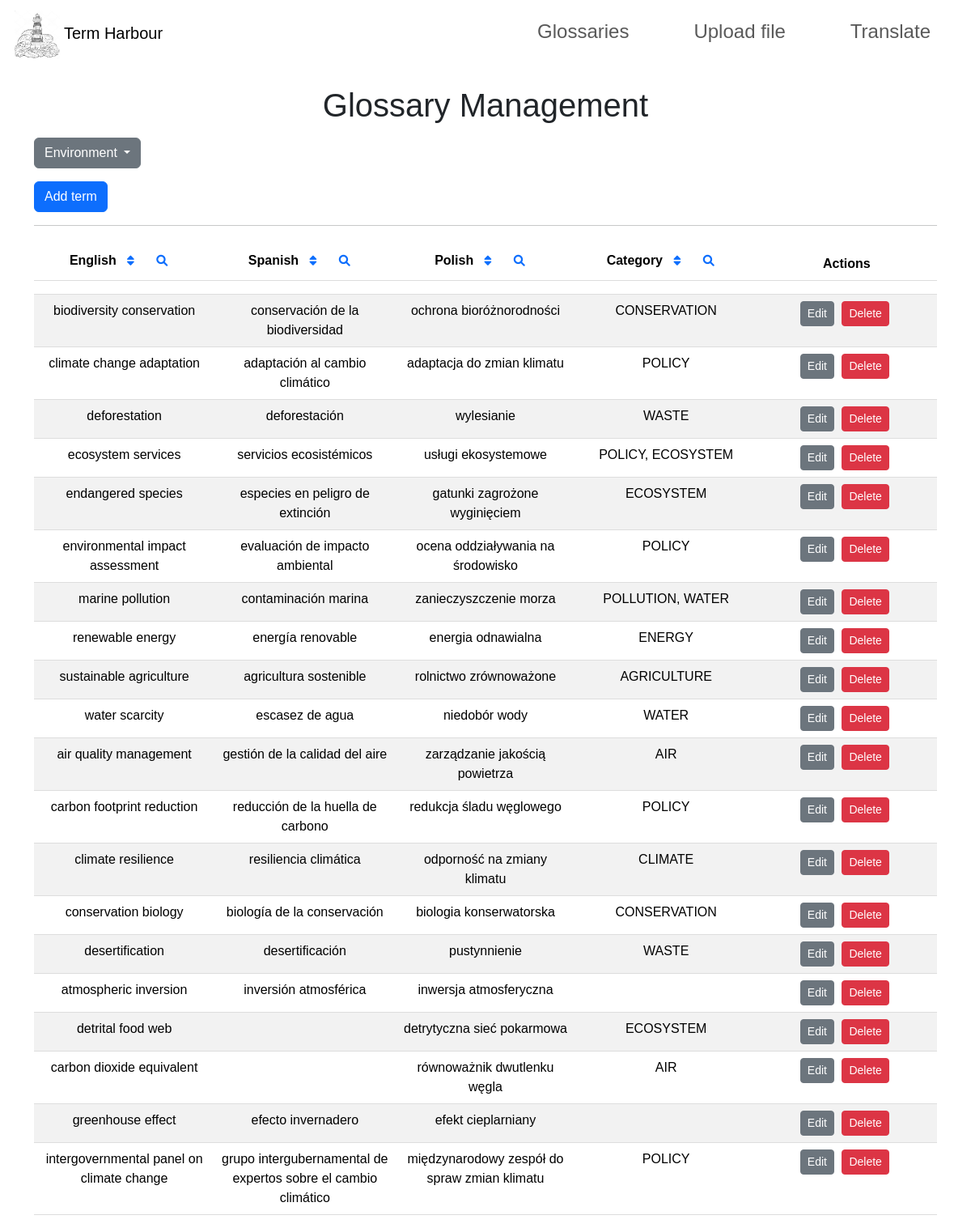
Page /glossary?table=environment on the committed database.
### tables this page shows
CREATE TABLE "environment" (
	"english"	TEXT,
	"spanish"	TEXT,
	"polish"	TEXT,
	"categories"	TEXT,
	PRIMARY KEY("english")
);

### app.py (the view)
@app.route('/glossary')
def glossary():
    table_name = request.args.get('table', 'medicine')
    records = db.session.execute(text(f'SELECT * FROM {table_name}')).fetchall()
    return render_template('glossary.html', records=records, table=table_name)

### templates/glossary.html (shortened to what this page needs)
<!DOCTYPE html>
<html lang="en">
<head>
    <link rel="stylesheet" href="https://cdn.jsdelivr.net/npm/bootstrap@5.3.3/dist/css/bootstrap.min.css">
    <link rel="stylesheet" href="https://cdnjs.cloudflare.com/ajax/libs/font-awesome/6.0.0-beta3/css/all.min.css">
    <link rel="stylesheet" href="../static/glossary/glossary.css">
</head>
<body>
    {% include 'navbar.html' %}
    <div class="container">
        <h1 class="text-center">Glossary Management</h1>
        <div class="dropdown my-3">
            <button class="btn btn-secondary dropdown-toggle" type="button" id="dropdownMenuButton" data-bs-toggle="dropdown" aria-expanded="false">
                {{ table.capitalize() }}
            </button>
        </div>
        <button class="btn btn-primary" id="addRecordButton">Add term</button>
        <hr>
        <table class="table table-striped text-center">
            <thead>
                <tr>
                    <th style="width: 20%;">English
                        <button class="btn btn-sm btn-link sort-btn" data-column="english" data-order="asc">
                            <i class="fas fa-sort"></i>
                        </button>
                        <button class="btn btn-sm btn-link search-btn" data-column="english">
                            <i class="fas fa-search"></i>
                        </button>
                    </th>
                    <th style="width: 20%;">Spanish
                        <button class="btn btn-sm btn-link sort-btn" data-column="spanish" data-order="asc">
                            <i class="fas fa-sort"></i>
                        </button>
                        <button class="btn btn-sm btn-link search-btn" data-column="spanish">
                            <i class="fas fa-search"></i>
                        </button>
                    </th>
                    <th style="width: 20%;">Polish
                        <button class="btn btn-sm btn-link sort-btn" data-column="polish" data-order="asc">
                            <i class="fas fa-sort"></i>
                        </button>
                        <button class="btn btn-sm btn-link search-btn" data-column="polish">
                            <i class="fas fa-search"></i>
                        </button>
                    </th>
                    <th style="width: 20%;">Category
                        <button class="btn btn-sm btn-link sort-btn" data-column="categories" data-order="asc">
                            <i class="fas fa-sort"></i>
                        </button>
                        <button class="btn btn-sm btn-link search-btn" data-column="categories">
                            <i class="fas fa-search"></i>
                        </button>
                    </th>
                    <th style="width: 20%;">Actions</th>
                </tr>
                <tr>
                    <th><input type="text" class="form-control search-input" data-column="english" placeholder="Search English" style="display: none;"></th>
                    <th><input type="text" class="form-control search-input" data-column="spanish" placeholder="Search Spanish" style="display: none;"></th>
                    <th><input type="text" class="form-control search-input" data-column="polish" placeholder="Search Polish" style="display: none;"></th>
                    <th><input type="text" class="form-control search-input" data-column="categories" placeholder="Search Category" style="display: none;"></th>
                    <th></th>
                </tr>
            </thead>
            <tbody id="glossaryTableBody">
                {% for record in records %}
                <tr>
                    <td>{{ record.english }}</td>
                    <td>{{ record.spanish }}</td>
                    <td>{{ record.polish }}</td>
                    <td>{{ record.categories }}</td>
                    <td>
                        <button class="btn btn-secondary btn-sm edit-btn" data-english="{{ record.english }}">Edit</button>
                        <button class="btn btn-danger btn-sm delete-btn" data-english="{{ record.english }}">Delete</button>
                    </td>
                </tr>
                {% endfor %}
            </tbody>
        </table>
    </div>
</body>
</html>

### static/glossary/glossary.css (style rules this page uses)
body { font-family: Arial, sans-serif; }
h1 { text-align: center; margin-top: 20px; }
table { width: 100%; margin: 20px auto; border-collapse: collapse; }
th, td { padding: 12px; text-align: center; border-bottom: 1px solid #ddd; }
th { background-color: #f2f2f2; position: relative; }
.btn { margin-right: 5px; }

### rows in the picture
environment: english "biodiversity conservation", spanish "conservación de la biodiversidad", polish "ochrona bioróżnorodności", categories "CONSERVATION"
environment: english "climate change adaptation", spanish "adaptación al cambio climático", polish "adaptacja do zmian klimatu", categories "POLICY"
environment: english "deforestation", spanish "deforestación", polish "wylesianie", categories "WASTE"
environment: english "ecosystem services", spanish "servicios ecosistémicos", polish "usługi ekosystemowe", categories "POLICY, ECOSYSTEM"
environment: english "endangered species", spanish "especies en peligro de extinción", polish "gatunki zagrożone wyginięciem", categories "ECOSYSTEM"
environment: english "environmental impact assessment", spanish "evaluación de impacto ambiental", polish "ocena oddziaływania na środowisko", categories "POLICY"
environment: english "marine pollution", spanish "contaminación marina", polish "zanieczyszczenie morza", categories "POLLUTION, WATER"
environment: english "renewable energy", spanish "energía renovable", polish "energia odnawialna", categories "ENERGY"
environment: english "sustainable agriculture", spanish "agricultura sostenible", polish "rolnictwo zrównoważone", categories "AGRICULTURE"
environment: english "water scarcity", spanish "escasez de agua", polish "niedobór wody", categories "WATER"
environment: english "air quality management", spanish "gestión de la calidad del aire", polish "zarządzanie jakością powietrza", categories "AIR"
environment: english "carbon footprint reduction", spanish "reducción de la huella de carbono", polish "redukcja śladu węglowego", categories "POLICY"
environment: english "climate resilience", spanish "resiliencia climática", polish "odporność na zmiany klimatu", categories "CLIMATE"
environment: english "conservation biology", spanish "biología de la conservación", polish "biologia konserwatorska", categories "CONSERVATION"
environment: english "desertification", spanish "desertificación", polish "pustynnienie", categories "WASTE"
environment: english "atmospheric inversion", spanish "inversión atmosférica", polish "inwersja atmosferyczna"
environment: english "detrital food web", polish "detrytyczna sieć pokarmowa", categories "ECOSYSTEM"
environment: english "carbon dioxide equivalent", polish "równoważnik dwutlenku węgla", categories "AIR"
environment: english "greenhouse effect", spanish "efecto invernadero", polish "efekt cieplarniany"
environment: english "intergovernmental panel on climate change", spanish "grupo intergubernamental de expertos sobre el cambio climático", polish "międzynarodowy zespół do spraw zmian klimatu", categories "POLICY"

### other values in the picture
{{ table.capitalize() }} "Environment"
